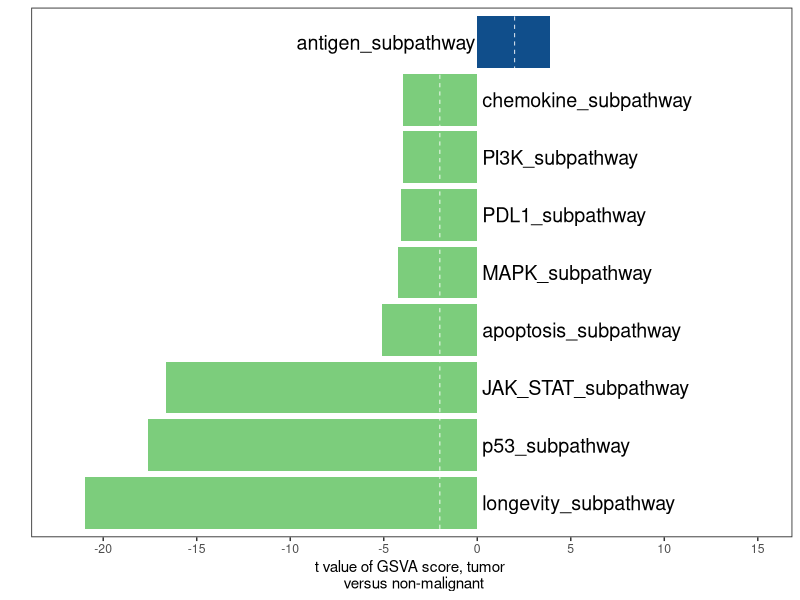

R code for this plot:


library(data.table)
library(dplyr)
library(stringr)
library(limma)
library(ggplot2)

# GSVA-output
gsva<-fread("gsva_output.csv")%>%as.data.frame()
rownames(gsva)<-gsva$V1
gsva<-gsva[,-1]

#sample group
sample_group<-ifelse(as.numeric(str_sub(colnames(gsva),14,15))<10,"Tumor","Normal")


# Differential analysis of ISC-pathways----------------------------------------------------------------

group_list<-data.frame(sample=colnames(gsva),group=sample_group)


design <- model.matrix(~ 0 + factor(group_list$group))
colnames(design) <- levels(factor(group_list$group))
rownames(design) <- colnames(gsva)


contrast.matrix <- makeContrasts(Tumor-Normal, levels = design)

# Tumor vs. Normal
fit <- lmFit(gsva, design)
fit2 <- contrasts.fit(fit, contrast.matrix)
fit2 <- eBayes(fit2)
x <- topTable(fit2, coef = 1, n = Inf, adjust.method = "BH", sort.by = "P")
head(x)

#limma result
write.csv(x, "gsva_pancancer_limma.csv", quote = F)


df <- data.frame(ID = rownames(x), score = x$t)


# GSVA plot ------------------------------------------------------------------

#Group by GSVA score
cutoff <- 2
df$group <- cut(df$score, breaks = c(-Inf, -cutoff, cutoff, Inf),labels = c(1,2,3))

#Sort by GSVA score
sortdf <- df[order(df$score),]
sortdf$ID <- factor(sortdf$ID, levels = sortdf$ID)
head(sortdf)

ggplot(sortdf, aes(ID, score, fill = group)) + geom_bar(stat = 'identity') + 
  coord_flip() + 
  scale_fill_manual(values = c('palegreen3', 'dodgerblue4'), guide = FALSE) + 
  

  geom_hline(yintercept = c(-cutoff,cutoff), 
             color="white",
             linetype = 2, 
             size = 0.3) + 
  scale_y_continuous(limits = c(-22,15),breaks = c(-20,-15,-10,-5,0, 5, 10, 15))+
  
  #label
  geom_text(data = subset(df, score < 0),
            aes(x=ID, y= 0, label= paste0(" ", ID), color = group),
            size = 5, 
            hjust = "outward" ) +  
  geom_text(data = subset(df, score > 0),
            aes(x=ID, y= -0.1, label=ID, color = group),
            size = 5, hjust = "inward") +  
  scale_colour_manual(values = c("black","black"), guide = FALSE) +
  
  xlab("") +ylab("t value of GSVA score, tumor \n versus non-malignant")+
  theme_bw() + 
  theme(panel.grid =element_blank()) + 
  theme(panel.border = element_rect(size = 0.6)) + 
  theme(axis.line.y = element_blank(), axis.ticks.y = element_blank(), axis.text.y = element_blank()) #去除y轴
